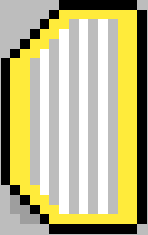
#> input picture src/HARP.PNG, 148 x 235 px, found by its file name
$ python resizer.py
#> lines starting #> are read from the running program, lines starting #| are printed output that depends on the picture
from PIL import Image
import os.path
import matplotlib.pyplot as plt

#print("Height = ", len(plt.imread('src/RESIZED_laundry_key.png').copy()), "\tWidth = ", len(plt.imread('src/RESIZED_laundry_key.png')[0]))


im1 = Image.open('src/HARP.png').resize((24, 30))
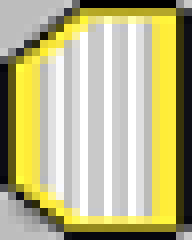
#> im1: PIL image 24x30 RGBA (shown 8 times larger); mean R, G, B, A 185.7, 181.3, 134.9, 255
directory = os.getcwd() # Use working directory if unspecified
src_directory = os.path.join(directory, "backpackIconFiles\\")
filename = os.path.join(src_directory, "harp.png")
im1.save(filename, 'png')
